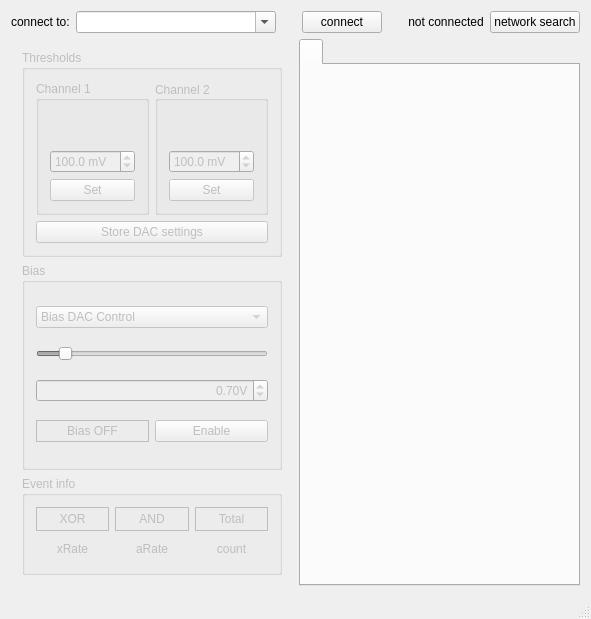
<?xml version="1.0" encoding="UTF-8"?>
<ui version="4.0">
 <class>MainWindow</class>
 <widget class="QMainWindow" name="MainWindow">
  <property name="enabled">
   <bool>true</bool>
  </property>
  <property name="geometry">
   <rect>
    <x>0</x>
    <y>0</y>
    <width>588</width>
    <height>619</height>
   </rect>
  </property>
  <property name="windowTitle">
   <string>muondetector-gui</string>
  </property>
  <property name="locale">
   <locale language="English" country="UnitedStates"/>
  </property>
  <widget class="QWidget" name="centralWidget">
   <property name="sizePolicy">
    <sizepolicy hsizetype="Preferred" vsizetype="MinimumExpanding">
     <horstretch>0</horstretch>
     <verstretch>0</verstretch>
    </sizepolicy>
   </property>
   <layout class="QGridLayout" name="gridLayout_5">
    <item row="0" column="0" colspan="2">
     <layout class="QHBoxLayout" name="horizontalLayout">
      <item>
       <widget class="QLabel" name="ipLabel">
        <property name="text">
         <string>connect to:</string>
        </property>
       </widget>
      </item>
      <item>
       <widget class="QComboBox" name="ipBox">
        <property name="minimumSize">
         <size>
          <width>200</width>
          <height>22</height>
         </size>
        </property>
        <property name="focusPolicy">
         <enum>Qt::WheelFocus</enum>
        </property>
        <property name="toolTip">
         <string>&lt;html&gt;&lt;head/&gt;&lt;body&gt;&lt;p&gt;Enter the hostname or IP adress of your MuonPi.&lt;br/&gt;&lt;br/&gt;Recent and found devices are shown in the drop-down menu.&lt;/p&gt;&lt;/body&gt;&lt;/html&gt;</string>
        </property>
        <property name="locale">
         <locale language="English" country="UnitedStates"/>
        </property>
        <property name="editable">
         <bool>true</bool>
        </property>
        <property name="currentText">
         <string notr="true"/>
        </property>
        <property name="insertPolicy">
         <enum>QComboBox::InsertAlphabetically</enum>
        </property>
        <property name="minimumContentsLength">
         <number>1</number>
        </property>
       </widget>
      </item>
      <item>
       <spacer name="horizontalSpacer_2">
        <property name="orientation">
         <enum>Qt::Horizontal</enum>
        </property>
        <property name="sizeType">
         <enum>QSizePolicy::Fixed</enum>
        </property>
        <property name="sizeHint" stdset="0">
         <size>
          <width>20</width>
          <height>20</height>
         </size>
        </property>
       </spacer>
      </item>
      <item>
       <widget class="QPushButton" name="ipButton">
        <property name="text">
         <string>connect</string>
        </property>
       </widget>
      </item>
      <item>
       <spacer name="horizontalSpacer_4">
        <property name="orientation">
         <enum>Qt::Horizontal</enum>
        </property>
        <property name="sizeType">
         <enum>QSizePolicy::Fixed</enum>
        </property>
        <property name="sizeHint" stdset="0">
         <size>
          <width>20</width>
          <height>20</height>
         </size>
        </property>
       </spacer>
      </item>
      <item>
       <widget class="QLabel" name="ipStatusLabel">
        <property name="text">
         <string>not connected</string>
        </property>
        <property name="alignment">
         <set>Qt::AlignCenter</set>
        </property>
       </widget>
      </item>
      <item>
       <spacer name="horizontalSpacer">
        <property name="orientation">
         <enum>Qt::Horizontal</enum>
        </property>
        <property name="sizeHint" stdset="0">
         <size>
          <width>20</width>
          <height>20</height>
         </size>
        </property>
       </spacer>
      </item>
      <item>
       <widget class="QPushButton" name="networkSearchButton">
        <property name="toolTip">
         <string>&lt;html&gt;&lt;head/&gt;&lt;body&gt;&lt;p&gt;Probe the network for active stations (only daemon &amp;gt;=2.1.0).&lt;br/&gt;Found devices will be added to the drop-down menu.&lt;/p&gt;&lt;/body&gt;&lt;/html&gt;</string>
        </property>
        <property name="text">
         <string>network search</string>
        </property>
       </widget>
      </item>
     </layout>
    </item>
    <item row="1" column="0">
     <widget class="QWidget" name="controlWidget" native="true">
      <property name="enabled">
       <bool>false</bool>
      </property>
      <layout class="QGridLayout" name="gridLayout_4">
       <item row="0" column="0">
        <widget class="QGroupBox" name="groupBox">
         <property name="toolTip">
          <string/>
         </property>
         <property name="title">
          <string>Thresholds</string>
         </property>
         <layout class="QGridLayout" name="gridLayout_2">
          <item row="1" column="0" colspan="2">
           <widget class="QPushButton" name="saveDacButton">
            <property name="toolTip">
             <string>Write Threshold into the DAC memory on the MuonPi HAT.</string>
            </property>
            <property name="text">
             <string>Store DAC settings</string>
            </property>
           </widget>
          </item>
          <item row="0" column="0">
           <widget class="QGroupBox" name="groupBox_4">
            <property name="title">
             <string>Channel 1</string>
            </property>
            <layout class="QVBoxLayout" name="verticalLayout">
             <item>
              <widget class="QwtSlider" name="discr1Slider">
               <property name="toolTip">
                <string>Threshold for Channel 1 in millivolt [mV].</string>
               </property>
               <property name="upperBound">
                <double>1000.000000000000000</double>
               </property>
               <property name="value">
                <double>100.000000000000000</double>
               </property>
               <property name="totalSteps">
                <UInt>2000</UInt>
               </property>
               <property name="scalePosition">
                <enum>QwtSlider::TrailingScale</enum>
               </property>
              </widget>
             </item>
             <item>
              <widget class="QDoubleSpinBox" name="discr1Edit">
               <property name="suffix">
                <string> mV</string>
               </property>
               <property name="decimals">
                <number>1</number>
               </property>
               <property name="maximum">
                <double>1000.000000000000000</double>
               </property>
               <property name="singleStep">
                <double>0.500000000000000</double>
               </property>
               <property name="value">
                <double>100.000000000000000</double>
               </property>
              </widget>
             </item>
             <item>
              <widget class="QPushButton" name="discr1Save">
               <property name="toolTip">
                <string>Set the selected threshold.</string>
               </property>
               <property name="text">
                <string>Set</string>
               </property>
              </widget>
             </item>
            </layout>
           </widget>
          </item>
          <item row="0" column="1">
           <widget class="QGroupBox" name="groupBox_5">
            <property name="title">
             <string>Channel 2</string>
            </property>
            <property name="alignment">
             <set>Qt::AlignLeading|Qt::AlignLeft|Qt::AlignVCenter</set>
            </property>
            <layout class="QVBoxLayout" name="verticalLayout_2">
             <item>
              <widget class="QwtSlider" name="discr2Slider">
               <property name="toolTip">
                <string>Threshold for Channel 2 in millivolt [mV].</string>
               </property>
               <property name="upperBound">
                <double>1000.000000000000000</double>
               </property>
               <property name="value">
                <double>100.000000000000000</double>
               </property>
               <property name="totalSteps">
                <UInt>2000</UInt>
               </property>
               <property name="scalePosition">
                <enum>QwtSlider::TrailingScale</enum>
               </property>
              </widget>
             </item>
             <item>
              <widget class="QDoubleSpinBox" name="discr2Edit">
               <property name="suffix">
                <string> mV</string>
               </property>
               <property name="decimals">
                <number>1</number>
               </property>
               <property name="maximum">
                <double>1000.000000000000000</double>
               </property>
               <property name="singleStep">
                <double>0.500000000000000</double>
               </property>
               <property name="value">
                <double>100.000000000000000</double>
               </property>
              </widget>
             </item>
             <item>
              <widget class="QPushButton" name="discr2Save">
               <property name="toolTip">
                <string>Set the selected threshold.</string>
               </property>
               <property name="text">
                <string>Set</string>
               </property>
              </widget>
             </item>
            </layout>
           </widget>
          </item>
         </layout>
        </widget>
       </item>
       <item row="1" column="0">
        <widget class="QGroupBox" name="groupBox_2">
         <property name="title">
          <string>Bias</string>
         </property>
         <layout class="QGridLayout" name="gridLayout">
          <item row="0" column="0" colspan="2">
           <widget class="QComboBox" name="biasControlTypeComboBox">
            <property name="toolTip">
             <string>Select BIAS control backend.</string>
            </property>
            <item>
             <property name="text">
              <string>Bias DAC Control</string>
             </property>
            </item>
            <item>
             <property name="text">
              <string>Bias Voltage</string>
             </property>
            </item>
           </widget>
          </item>
          <item row="1" column="0" colspan="2">
           <widget class="QSlider" name="biasVoltageSlider">
            <property name="sizePolicy">
             <sizepolicy hsizetype="Preferred" vsizetype="Fixed">
              <horstretch>0</horstretch>
              <verstretch>0</verstretch>
             </sizepolicy>
            </property>
            <property name="toolTip">
             <string>&lt;html&gt;&lt;head/&gt;&lt;body&gt;&lt;p&gt;Select bias control voltage.&lt;br/&gt;&lt;br/&gt;See Section P&lt;span style=&quot; font-style:italic;&quot;&gt;arameter&lt;/span&gt; to check the bias voltage.&lt;br/&gt;Lower control voltage =&amp;gt; higher bias voltage.&lt;br/&gt;Higher control volatege =&amp;gt; lower bias voltage.&lt;/p&gt;&lt;/body&gt;&lt;/html&gt;</string>
            </property>
            <property name="value">
             <number>10</number>
            </property>
            <property name="orientation">
             <enum>Qt::Horizontal</enum>
            </property>
           </widget>
          </item>
          <item row="2" column="0" colspan="2">
           <widget class="QDoubleSpinBox" name="biasVoltageDoubleSpinBox">
            <property name="toolTip">
             <string>&lt;html&gt;&lt;head/&gt;&lt;body&gt;&lt;p&gt;Select bias control voltage.&lt;br/&gt;&lt;br/&gt;See Section P&lt;span style=&quot; font-style:italic;&quot;&gt;arameter&lt;/span&gt; to check the bias voltage.&lt;br/&gt;Lower control voltage =&amp;gt; higher bias voltage.&lt;br/&gt;Higher control volatege =&amp;gt; lower bias voltage.&lt;/p&gt;&lt;/body&gt;&lt;/html&gt;</string>
            </property>
            <property name="alignment">
             <set>Qt::AlignRight|Qt::AlignTrailing|Qt::AlignVCenter</set>
            </property>
            <property name="suffix">
             <string>V</string>
            </property>
            <property name="maximum">
             <double>3.300000000000000</double>
            </property>
            <property name="singleStep">
             <double>0.010000000000000</double>
            </property>
            <property name="value">
             <double>0.700000000000000</double>
            </property>
           </widget>
          </item>
          <item row="3" column="0">
           <widget class="QLabel" name="biasPowerLabel">
            <property name="frameShape">
             <enum>QFrame::Box</enum>
            </property>
            <property name="text">
             <string>Bias OFF</string>
            </property>
            <property name="alignment">
             <set>Qt::AlignCenter</set>
            </property>
           </widget>
          </item>
          <item row="3" column="1">
           <widget class="QPushButton" name="biasPowerButton">
            <property name="toolTip">
             <string>Enable/Disable the bias voltage supply.</string>
            </property>
            <property name="text">
             <string>Enable</string>
            </property>
           </widget>
          </item>
         </layout>
        </widget>
       </item>
       <item row="2" column="0">
        <widget class="QGroupBox" name="groupBox_3">
         <property name="sizePolicy">
          <sizepolicy hsizetype="Preferred" vsizetype="Maximum">
           <horstretch>0</horstretch>
           <verstretch>0</verstretch>
          </sizepolicy>
         </property>
         <property name="title">
          <string>Event info</string>
         </property>
         <layout class="QGridLayout" name="gridLayout_3">
          <item row="1" column="0">
           <widget class="QLabel" name="rate1">
            <property name="sizePolicy">
             <sizepolicy hsizetype="Preferred" vsizetype="Fixed">
              <horstretch>0</horstretch>
              <verstretch>0</verstretch>
             </sizepolicy>
            </property>
            <property name="minimumSize">
             <size>
              <width>54</width>
              <height>24</height>
             </size>
            </property>
            <property name="toolTip">
             <string>&lt;html&gt;&lt;head/&gt;&lt;body&gt;&lt;p&gt;Rate of detections in a single channel.&lt;br/&gt;&lt;br/&gt;Moving average.&lt;br/&gt;Use the UBXRATE vs TIME scan in the &lt;span style=&quot; font-style:italic;&quot;&gt;Scan&lt;/span&gt; Tab for more accurate rate mesurements.&lt;/p&gt;&lt;/body&gt;&lt;/html&gt;</string>
            </property>
            <property name="text">
             <string>xRate</string>
            </property>
            <property name="alignment">
             <set>Qt::AlignCenter</set>
            </property>
           </widget>
          </item>
          <item row="0" column="0">
           <widget class="QLabel" name="XORHit">
            <property name="sizePolicy">
             <sizepolicy hsizetype="Preferred" vsizetype="Preferred">
              <horstretch>0</horstretch>
              <verstretch>0</verstretch>
             </sizepolicy>
            </property>
            <property name="minimumSize">
             <size>
              <width>54</width>
              <height>24</height>
             </size>
            </property>
            <property name="frameShape">
             <enum>QFrame::Box</enum>
            </property>
            <property name="text">
             <string>XOR</string>
            </property>
            <property name="alignment">
             <set>Qt::AlignCenter</set>
            </property>
           </widget>
          </item>
          <item row="0" column="1">
           <widget class="QLabel" name="ANDHit">
            <property name="sizePolicy">
             <sizepolicy hsizetype="Preferred" vsizetype="Preferred">
              <horstretch>0</horstretch>
              <verstretch>0</verstretch>
             </sizepolicy>
            </property>
            <property name="minimumSize">
             <size>
              <width>54</width>
              <height>24</height>
             </size>
            </property>
            <property name="frameShape">
             <enum>QFrame::Box</enum>
            </property>
            <property name="text">
             <string>AND</string>
            </property>
            <property name="alignment">
             <set>Qt::AlignCenter</set>
            </property>
           </widget>
          </item>
          <item row="1" column="1">
           <widget class="QLabel" name="rate2">
            <property name="sizePolicy">
             <sizepolicy hsizetype="Preferred" vsizetype="Fixed">
              <horstretch>0</horstretch>
              <verstretch>0</verstretch>
             </sizepolicy>
            </property>
            <property name="minimumSize">
             <size>
              <width>54</width>
              <height>24</height>
             </size>
            </property>
            <property name="toolTip">
             <string>&lt;html&gt;&lt;head/&gt;&lt;body&gt;&lt;p&gt;Rate of coincident detections both channels.&lt;br/&gt;&lt;br/&gt;Moving average.&lt;br/&gt;Use the UBXRATE vs TIME scan in the &lt;span style=&quot; font-style:italic;&quot;&gt;Scan&lt;/span&gt; Tab for more accurate rate mesurements.&lt;/p&gt;&lt;/body&gt;&lt;/html&gt;</string>
            </property>
            <property name="text">
             <string>aRate</string>
            </property>
            <property name="alignment">
             <set>Qt::AlignCenter</set>
            </property>
           </widget>
          </item>
          <item row="0" column="2">
           <widget class="QLabel" name="countLabel">
            <property name="sizePolicy">
             <sizepolicy hsizetype="Preferred" vsizetype="Fixed">
              <horstretch>0</horstretch>
              <verstretch>0</verstretch>
             </sizepolicy>
            </property>
            <property name="minimumSize">
             <size>
              <width>54</width>
              <height>24</height>
             </size>
            </property>
            <property name="frameShape">
             <enum>QFrame::Box</enum>
            </property>
            <property name="text">
             <string>Total</string>
            </property>
            <property name="alignment">
             <set>Qt::AlignCenter</set>
            </property>
           </widget>
          </item>
          <item row="1" column="2">
           <widget class="QLabel" name="eventCounter">
            <property name="sizePolicy">
             <sizepolicy hsizetype="Preferred" vsizetype="Fixed">
              <horstretch>0</horstretch>
              <verstretch>0</verstretch>
             </sizepolicy>
            </property>
            <property name="minimumSize">
             <size>
              <width>54</width>
              <height>24</height>
             </size>
            </property>
            <property name="toolTip">
             <string>&lt;html&gt;&lt;head/&gt;&lt;body&gt;&lt;p&gt;Total count of events. (aka uBlox counter)&lt;br/&gt;&lt;br/&gt;Counter has 16bit width. Rollover after 2&lt;span style=&quot; vertical-align:super;&quot;&gt;16 &lt;/span&gt;= 65536 events.&lt;/p&gt;&lt;/body&gt;&lt;/html&gt;</string>
            </property>
            <property name="text">
             <string>count</string>
            </property>
            <property name="alignment">
             <set>Qt::AlignCenter</set>
            </property>
           </widget>
          </item>
         </layout>
        </widget>
       </item>
      </layout>
     </widget>
    </item>
    <item row="1" column="1">
     <widget class="QTabWidget" name="tabWidget">
      <property name="enabled">
       <bool>false</bool>
      </property>
      <property name="sizePolicy">
       <sizepolicy hsizetype="Expanding" vsizetype="Expanding">
        <horstretch>1</horstretch>
        <verstretch>0</verstretch>
       </sizepolicy>
      </property>
      <property name="maximumSize">
       <size>
        <width>16777215</width>
        <height>16777215</height>
       </size>
      </property>
      <property name="usesScrollButtons">
       <bool>true</bool>
      </property>
      <widget class="QWidget" name="widget">
       <attribute name="title">
        <string/>
       </attribute>
      </widget>
     </widget>
    </item>
   </layout>
  </widget>
  <widget class="QStatusBar" name="statusBar"/>
  <action name="actionmeasurement">
   <property name="text">
    <string>data acquisition mode</string>
   </property>
  </action>
  <action name="actionsettings">
   <property name="text">
    <string>settings</string>
   </property>
  </action>
 </widget>
 <layoutdefault spacing="6" margin="11"/>
 <customwidgets>
  <customwidget>
   <class>QwtSlider</class>
   <extends>QWidget</extends>
   <header>qwt_slider.h</header>
  </customwidget>
 </customwidgets>
 <resources/>
 <connections>
  <connection>
   <sender>discr2Edit</sender>
   <signal>valueChanged(double)</signal>
   <receiver>discr2Slider</receiver>
   <slot>setValue(double)</slot>
   <hints>
    <hint type="sourcelabel">
     <x>214</x>
     <y>231</y>
    </hint>
    <hint type="destinationlabel">
     <x>204</x>
     <y>163</y>
    </hint>
   </hints>
  </connection>
  <connection>
   <sender>discr2Slider</sender>
   <signal>valueChanged(double)</signal>
   <receiver>discr2Edit</receiver>
   <slot>setValue(double)</slot>
   <hints>
    <hint type="sourcelabel">
     <x>204</x>
     <y>163</y>
    </hint>
    <hint type="destinationlabel">
     <x>214</x>
     <y>231</y>
    </hint>
   </hints>
  </connection>
  <connection>
   <sender>discr1Edit</sender>
   <signal>valueChanged(double)</signal>
   <receiver>discr1Slider</receiver>
   <slot>setValue(double)</slot>
   <hints>
    <hint type="sourcelabel">
     <x>89</x>
     <y>231</y>
    </hint>
    <hint type="destinationlabel">
     <x>79</x>
     <y>163</y>
    </hint>
   </hints>
  </connection>
  <connection>
   <sender>discr1Slider</sender>
   <signal>valueChanged(double)</signal>
   <receiver>discr1Edit</receiver>
   <slot>setValue(double)</slot>
   <hints>
    <hint type="sourcelabel">
     <x>79</x>
     <y>163</y>
    </hint>
    <hint type="destinationlabel">
     <x>89</x>
     <y>231</y>
    </hint>
   </hints>
  </connection>
 </connections>
</ui>
